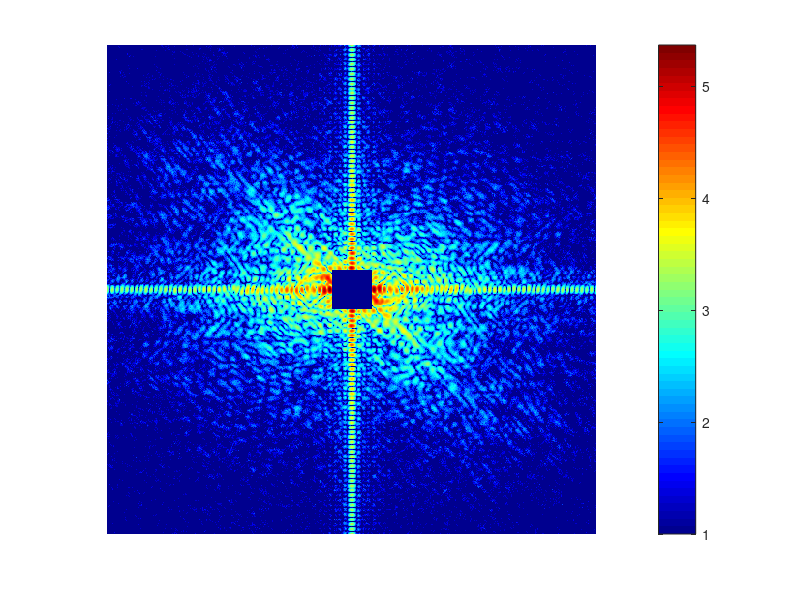

Source code (MATLAB): (Note: this script raises an error after producing the figure.)
n_iter = 100;

wn = 0.1;
bs = 20;

load('lena_101.mat');

img = im2double(img_padded);
fimg = abs(fft2(img));

fimg = sqrt ( wn^-1 * poissrnd(wn*fimg.^2 ) );

cc = (size(fimg,1)+1)/2;

fimg = fftshift(fimg);
fimg( (cc-bs):(cc+bs), (cc-bs):(cc+bs) ) = 0;
fimg = ifftshift(fimg);

timers = zeros(5,1);

figure(3001);
imagesc( fftshift( log10(abs(fimg).^2) ) );
axis image;
axis off;
colormap(jet);
colorbar;


%% generate LR image

xx = linspace(-0.5, 0.5, size(img, 2));
yy = linspace(-0.5, 0.5, size(img, 1));

[XX, YY] = meshgrid(xx, yy);
RR = sqrt( XX.^2 + YY.^2 );

sig = 0.01;
G = exp( -(RR).^2/(2*sig) );

% figure(3001);
% imagesc(G);
% axis image;
% colormap(jet);
% colorbar;


img_lrs = ifft2( fft2(img) .* ifftshift(sqrt(G)), 'symmetric');

figure(3002);
imshow(img_lrs);
imwrite(img_lrs, ['lena_lrs_sig' int0str(10000*sig, 5) '.png']);

%% test 1: ADM-HIO

tic;
[x1,y1,lambda1,ers1] = adm_hio(fimg, mask, n_iter, img, fimg==0);
toc
timesr(1) = toc;

figure(3011);
plot(1:n_iter, ers1, 'LineWidth', 2);
set(gca, 'FontSize', 16);
xlabel('iteration number');
ylabel('E_R');
legend('x', 'y');

%% test 2: ADM-HIO-LR

tic;
[x2,y2,lambda2,ers2] = adm_hio_lr(fimg, mask, img_lrs, n_iter, img, fimg==0);
toc
timers(2) = toc;

figure(3012);
plot(1:n_iter, ers2, 'LineWidth', 2);
set(gca, 'FontSize', 16);
xlabel('iteration number');
ylabel('E_R');
legend('x', 'y');

%% test 3: ADM-HIO-LR-TV

%% test 4: HIO-LR-RS

tic;
[x4, efs4, ers4] = hio2d_lr_rs(fimg, mask, n_iter, img_lrs, img, fimg==0);
toc
times(4) = toc;

figure(3014);
plot(1:n_iter, ers4, 'LineWidth', 2);
set(gca, 'FontSize', 16);
xlabel('iteration number');
ylabel('E_R');
legend('x1', 'x2');

%% test 5: HIO

tic;
[x5, efs5, ers5] = hio2d(fimg, mask, n_iter, fimg==0, [], img);
toc
timers(5) = toc;

figure(3015);
plot(1:n_iter, ers5, 'LineWidth', 2);
set(gca, 'FontSize', 16);
xlabel('iteration number');
ylabel('E_R');
legend('x');
%% comparison

t = 1:n_iter;

figure(5001);
plot(t, ers5, t, ers1(1,:), t, ers4(1,:), t, ers2(1,:), 'LineWidth', 2);
set(gca, 'FontSize', 16);
xlabel('iteration number');
ylabel('E_R');
legend('HIO','ADM-HIO', 'HIO-LR', 'ADM-HIO-LR');

figure(5002);
semilogy(t, ers5, t, ers1(1,:), t, ers4(1,:), t, ers2(1,:), 'LineWidth', 2);
set(gca, 'FontSize', 16);
xlabel('iteration number');
ylabel('E_R');
legend('HIO (Fienup)','ADM-HIO (Marchesini)', 'HIO-LR (Li)', 'ADM-HIO-LR (Li & Huang)');

save(['lena_lrs_sig' int0str(10000*sig, 5) '_nos' int0str(10000*wn, 7) '_bs' int0str(bs,3) '.mat'], 'x*', 'y*', 'ers*', 'efs*','timers', 't');
